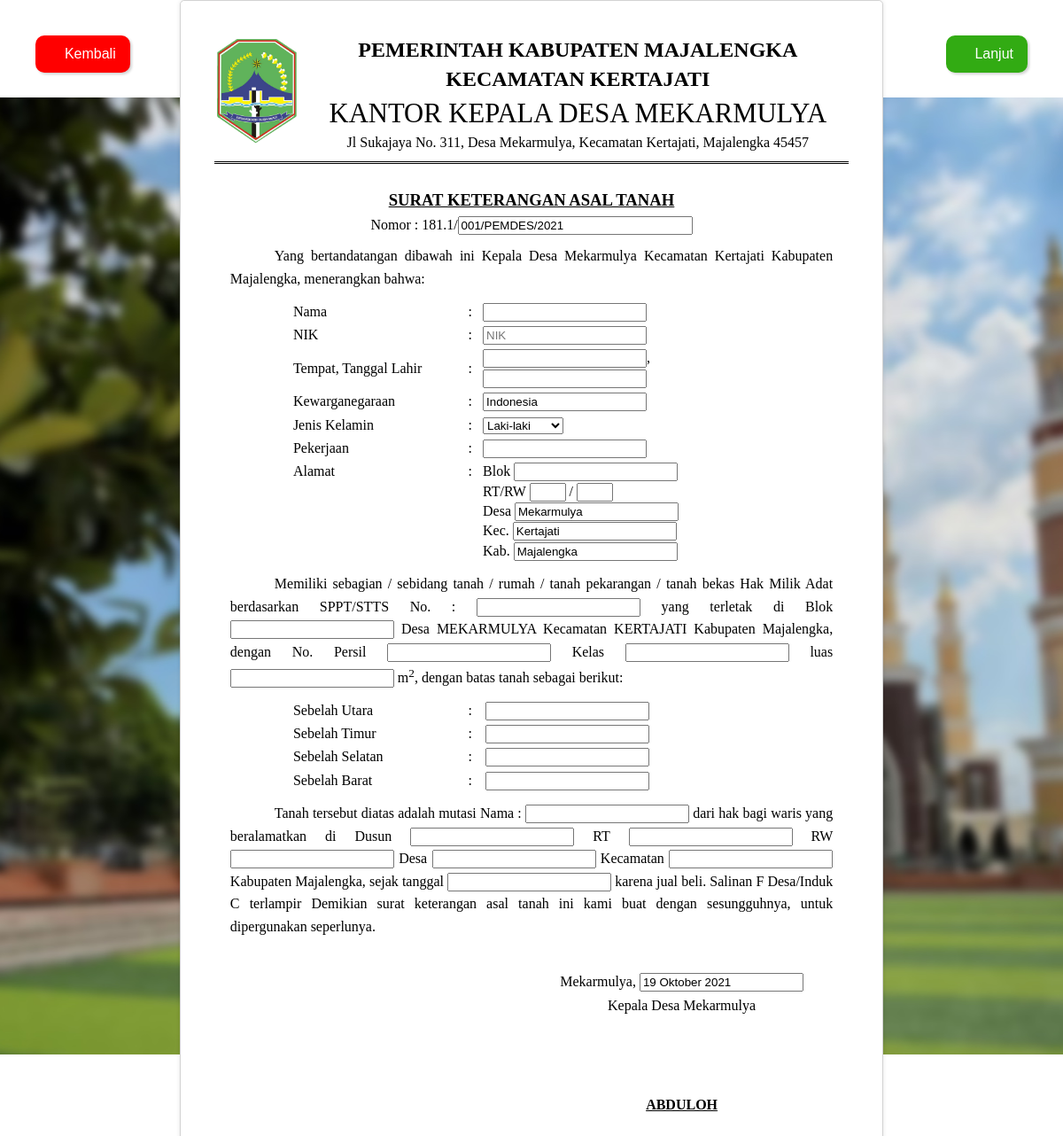
The app's page /index.php/surat/SKAT with its own data.
### tables this page shows
CREATE TABLE `t_setting` (
  `id_setting` int(11) NOT NULL,
  `nama_desa` varchar(100) NOT NULL,
  `nama_kecamatan` varchar(100) NOT NULL,
  `nama_kabupaten` varchar(100) NOT NULL,
  `nama_provinsi` varchar(100) NOT NULL,
  `nama_kades` varchar(100) NOT NULL,
  `nama_camat` varchar(100) NOT NULL,
  `nip_camat` varchar(200) NOT NULL,
  `nama_kapolsek` varchar(100) NOT NULL,
  `nama_danramil` varchar(100) NOT NULL,
  `image_bg` varchar(255) NOT NULL,
  `kode_desa` varchar(200) NOT NULL,
  `kode_provinsi` varchar(100) NOT NULL,
  `kode_kabupaten` varchar(100) NOT NULL,
  `kode_kecamatan` varchar(100) NOT NULL,
  `kode_pos` varchar(100) NOT NULL
);

### application/controllers/Surat.php (called while the page is built, shortened)
<?php
class Surat extends CI_Controller
{
	public function __construct()
	{
		$this->load->model('M_dt_penduduk');
		$this->load->library('pdf');
	}
	public function SKAT()
	{
		$no = $this->model_global->get_data('t_surat', ['id_jenissurat' => $this->uri->segment(2)])->num_rows() + 1;
		$data['no_surat'] = str_pad($no, 3, 0, STR_PAD_LEFT);
		$data['title'] = 'Surat Keterangan Akta Tanah';
		$data['setting'] = $this->model_global->get_data('t_setting')->row_array();
		$data['penduduk'] =  $this->model_global->get_data('t_penduduk');
		$data['pemohon'] = $this->model_global->get_data('t_penduduk', ['nik' => $_SESSION['nik']])->row_array();
		$data['view'] = 'surat/jenis/SKAT';
		$this->load->view('lyt/layout_surat', $data);
	}
}

### index.php (called while the page is built, shortened)
<?php
require_once BASEPATH.'core/CodeIgniter.php';

### application/helpers/tgl_indo_helper.php (called while the page is built, shortened)
<?php
function tgl_string($date)
{
	$pecah = explode("-", $date);
	$tanggal = $pecah[2];
	$bulan = bulan_sort($pecah[1]);
	$tahun = $pecah[0];
	return $tanggal.' '.$bulan.' '.$tahun;
}
		function bulan_sort($bln)
        {
            switch ($bln)
            {
                case "10":
                    return "Oktober";
                    break;
            }
        }

### application/models/Model_global.php (called while the page is built, shortened)
<?php
class Model_global extends CI_Model
{
	public function get_data(string $table = null, array $where = [], array $join = [], array $like = [], array $or_like = [], string $limit = null, string $order = null, string $select = "*", array $group_by = [])
	{
		if (empty($join)) {
			return $this->db->select($select)->from($table)->where($where)->like($like)->or_like($or_like)->group_by($group_by)->limit($limit)->order_by($order)->get();
		} else {
			return $this->db->select($select)->from($table)->join($join['table'], $join['cond'], $join['type'])->where($where)->like($like)->or_like($or_like)->group_by($group_by)->limit($limit)->order_by($order)->get();
		}
	}
}

### application/views/surat/jenis/SKAT.php (the view, shortened to what this page needs)
<body class="bg-forgot">
	<form autocomplete="off" action="reviewSKAT" method="POST">
		<div class="book">
			<div class="page">
				<table style="width: 100%;border-collapse: collapse;">
					<tr class="border_bottom">
						<td>
							<img src="<?= base_url('public/vendor/assets/images/icons/logo-majalengka.png'); ?>" style="width: 25mm; height: auto;" />
						</td>
						<td style="text-align: center;">
							<div style="font-weight: bold; font-size: 18pt;">PEMERINTAH KABUPATEN MAJALENGKA</div>
							<div style="font-weight: bold; font-size: 18pt;">KECAMATAN KERTAJATI</div>
							<div style=" font-size: 23pt;">KANTOR KEPALA DESA MEKARMULYA</div>
							Jl Sukajaya No. 311, Desa Mekarmulya, Kecamatan Kertajati, Majalengka 45457
						</td>
					</tr>
				</table>
				<br />
				<div class="isisurat">
					<div class="center" style="font-size: 14pt; text-decoration: underline;"><b>SURAT KETERANGAN ASAL TANAH</b></div>
					<div class="center">Nomor : 181.1/<input type="text" name="no_skat" id="no_skat" size="30px" value="<?= $no_surat; ?>/PEMDES/<?= date('Y'); ?>"></div>
					<div class="tab">
						Yang bertandatangan dibawah ini Kepala Desa Mekarmulya Kecamatan Kertajati Kabupaten Majalengka, menerangkan bahwa:
					</div>
						<table style="width: 80%; margin: 0 auto; font-size: 12pt;">
							<tr>
								<td style="width: 35%;">
									Nama
								</td>
								<td>&nbsp;&nbsp;:&nbsp;&nbsp;</td>
								<td>
									<input type="text" name="nama_pemohon" id="nama_pemohon" value="<?= $pemohon['nama']; ?>" required>
								</td>
							</tr>
							<tr>
								<td>
									NIK
								</td>
								<td>&nbsp;&nbsp;:&nbsp;&nbsp;</td>
								<td>
									<input list="data_penduduk" type="text" name="nik_pemohon" id="nik_pemohon" value="<?= $pemohon['nik']; ?>" placeholder="NIK" onchange="return autofill();" required>
								</td>
							</tr>
							<tr>
								<td>
									Tempat, Tanggal Lahir
								</td>
								<td>&nbsp;&nbsp;:&nbsp;&nbsp;</td>
								<td>
									<input type="text" name="tmp_lahir_pemohon" id="tmp_lahir_pemohon" value="<?= $pemohon['tmp_lahir']; ?>" required>, <input type="text" class="datepicker" value="<?= tgl_string($pemohon['tgl_lahir']); ?>" name="tgl_lahir_pemohon" id="tgl_lahir_pemohon" required>
								</td>
							</tr>
							<tr>
								<td>
									Kewarganegaraan
								</td>
								<td>&nbsp;&nbsp;:&nbsp;&nbsp;</td>
								<td>
									<input type="text" name="kewarganegaraan_pemohon" id="kewarganegaraan_pemohon" value="Indonesia" required>
								</td>
							</tr>
							<tr>
								<td>
									Jenis Kelamin
								</td>
								<td>&nbsp;&nbsp;:&nbsp;&nbsp;</td>
								<td>
									<select name="jk_pemohon" id="jk_pemohon">
										<option value="L" <?=($pemohon['jk']=='L')?'selected="selected"':''?>>Laki-laki</option>
									</select>
								</td>
							</tr>
							<tr>
								<td>
									Pekerjaan
								</td>
								<td>&nbsp;&nbsp;:&nbsp;&nbsp;</td>
								<td>
									<input type="text" name="pekerjaan_pemohon" id="pekerjaan_pemohon" value="<?= $pemohon['pekerjaan']; ?>" required>
								</td>
							</tr>
							<tr style="vertical-align:top">
								<td>
									Alamat
								</td>
								<td>&nbsp;&nbsp;:&nbsp;&nbsp;</td>
								<td>
									Blok <input type="text" name="blok_pemohon" id="blok_pemohon" value="<?= $pemohon['blok']; ?>" required><br>
									RT/RW <input type="text" id="rt_pemohon" name="rt_pemohon" maxlength="3" size="2"  value="<?= $pemohon['rt']; ?>" required> / <input type="text" id="rw_pemohon" name="rw_pemohon"  value="<?= $pemohon['rw']; ?>" maxlength="3" size="2" required><br>
									Desa <input type="text" name="desa_pemohon" id="desa_pemohon" value="<?= ucwords(strtolower($setting['nama_desa'])); ?>" required><br>
									Kec. <input type="text" name="kec_pemohon" id="kec_pemohon" value="<?= ucwords(strtolower($setting['nama_kecamatan'])); ?>" required><br>
									Kab. <input type="text" name="kab_pemohon" id="kab_pemohon" value="<?= ucwords(strtolower($setting['nama_kabupaten'])); ?>" required>
								</td>
							</tr>
					</table>
					<div class="tab">
						Memiliki sebagian / sebidang tanah / rumah / tanah pekarangan / tanah bekas Hak Milik Adat berdasarkan SPPT/STTS No. : <input type="text" name="no_sppt" id="no_sppt" required> yang terletak di Blok <input type="text" name="letak_blok" id="letak_blok" required> Desa <?= $setting['nama_desa']; ?> Kecamatan <?= $setting['nama_kecamatan']; ?> Kabupaten Majalengka, dengan No. Persil <input type="text" name="no_persil" id="no_persil" required> Kelas <input type="text" name="kelas_persil" id="kelas_persil" required> luas <input type="number" name="luas_tanah" id="luas_tanah" required> m<sup>2</sup>, dengan batas tanah sebagai berikut:
					</div>
					<table style="width: 80%; margin: 0 auto;">
						<tr>
							<td style="width: 35%;">
								Sebelah Utara
							</td>
							<td>&nbsp;&nbsp;:</td>
							<td>
								<input type="text" name="batas_utara" id="batas_utara" required>
							</td>
						</tr>
						<tr>
							<td>
								Sebelah Timur
							</td>
							<td>&nbsp;&nbsp;:</td>
							<td>
								<input type="text" name="batas_timur" id="batas_timur" required>
							</td>
						</tr>
						<tr>
							<td>
								Sebelah Selatan
							</td>
							<td>&nbsp;&nbsp;:</td>
							<td>
								<input type="text" name="batas_selatan" id="batas_selatan" required>
							</td>
						</tr>
						<tr style="vertical-align:top">
							<td>
								Sebelah Barat
							</td>
							<td>&nbsp;&nbsp;:</td>
							<td>
								<input type="text" name="batas_barat" id="batas_barat" required>
							</td>
						</tr>
					</table>
					<div class="tab">
						Tanah tersebut diatas adalah mutasi Nama : <input type="text" name="nama_mutasi" id="nama_mutasi" required> dari hak bagi waris yang beralamatkan di
						Dusun <input type="text" name="dusun" id="dusun" required> RT <input type="text" name="rt" id="rt" required> RW <input type="text" name="rw" id="rw" required> Desa <input type="text" name="desa" id="desa" required> Kecamatan <input type="text" name="kecamatan" id="kecamatan" required> Kabupaten
						Majalengka, sejak tanggal <input type="text" class="datepicker" name="tgl_ketetapan" id="tgl_ketetapan" required> karena jual beli. Salinan F Desa/Induk C terlampir
						Demikian surat keterangan asal tanah ini kami buat dengan sesungguhnya, untuk dipergunakan
						seperlunya.
					</div>
					<br />
					<table style="width: 100%;">
						<tr>
							<td></td>
							<td style="text-align: center;">
								Mekarmulya, <input type="text" class="datepicker" name="tgl_surat" id="tgl_surat" value="<?= tgl_string(date("Y-m-d")); ?>">
							</td>
						</tr>
						<tr style="vertical-align:bottom">
							<td style="width:50%;text-align: center;">
							</td>
							<td style="width:50%;text-align: center;">
								Kepala Desa Mekarmulya
								<br />
								<br />
								<br />
								<br />
								<br />
								<u><b><?= $setting['nama_kades']; ?></b></u>
							</td>
						</tr>
					</table>
				</div>
			</div>
		</div>
		<button type="submit" name="submit" class="lanjut no-print"><i class="fa fa-arrow-right"></i> Lanjut</button>
	</form>
	<button onclick="window.history.back()" class="kembali no-print" title="Kembali">
		<i class="fa fa-arrow-left"></i> Kembali
	</button>

### records on screen
t_setting: desa_pemohon "Mekarmulya", kec_pemohon "Kertajati", kab_pemohon "Majalengka", nama_desa "MEKARMULYA", nama_kecamatan "KERTAJATI", nama_kades "ABDULOH"
